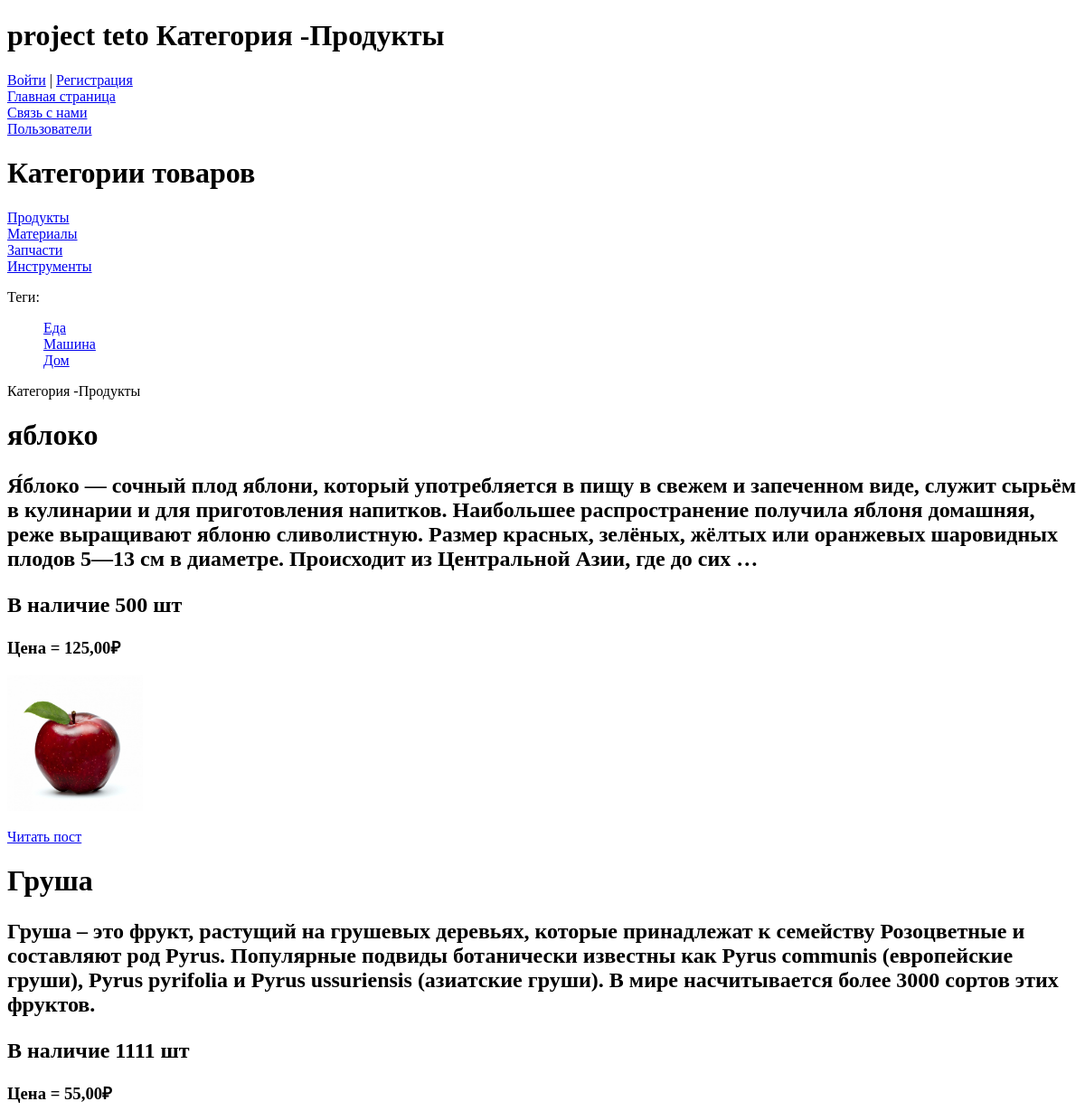
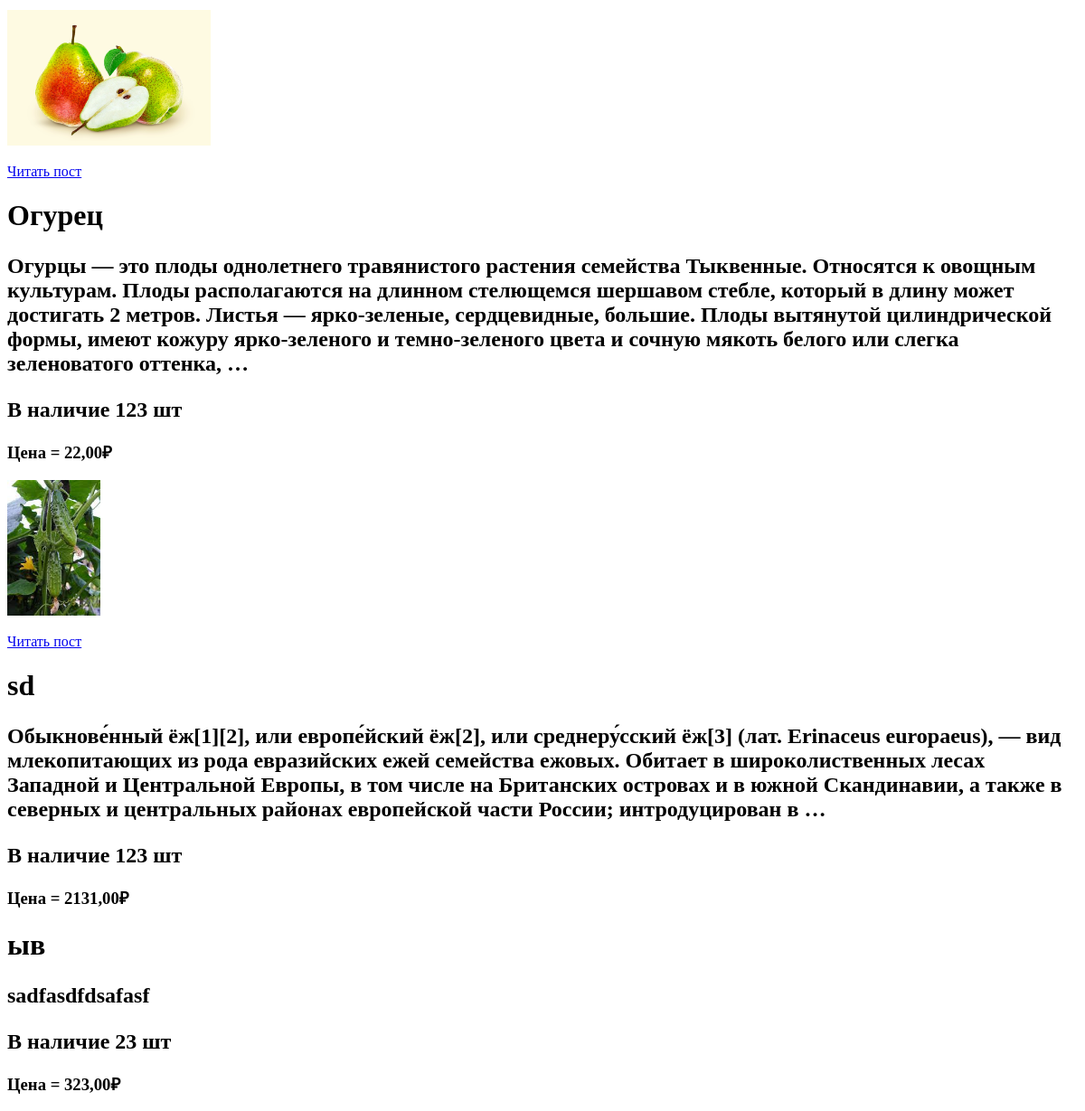
Before: /category/Produkty/ with the older database file (2 pictures, top to bottom).
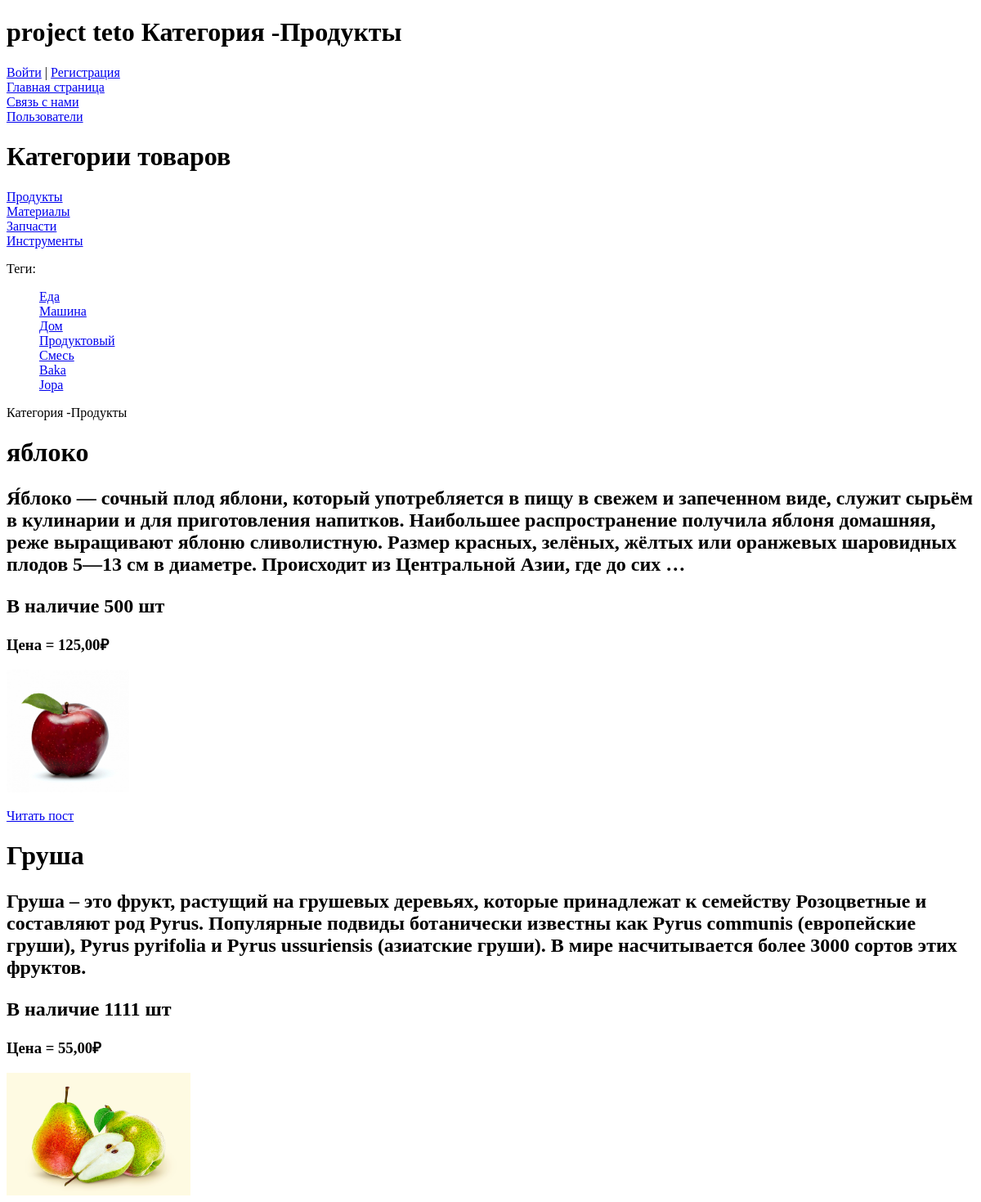
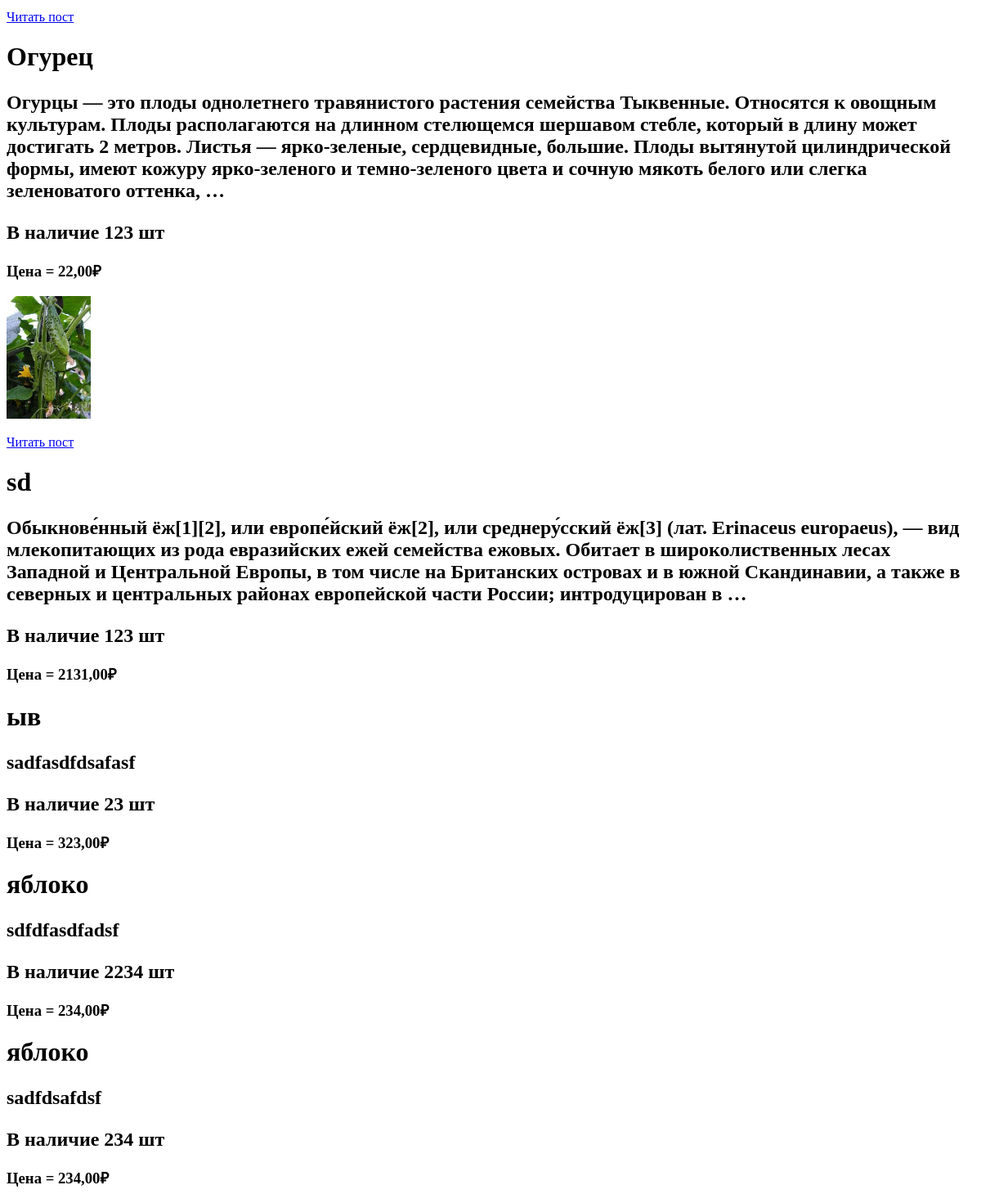
After: the same page with the newer database file (2 pictures, top to bottom).
### teto/models.py (models this page shows, shortened)
class Category(models.Model):
    name = models.CharField(max_length = 255, db_index = True,)
    slug = models.CharField(max_length = 255, db_index = True, unique = True)
    def get_absolute_url(self):
        return reverse("category", kwargs={"cat_slug" : self.slug })

class TetoTagPost(models.Model):
    tag = models.CharField(max_length=100, db_index=True)
    slug = models.SlugField(max_length=255, unique=True, db_index=True)
    def get_absolute_url(self):
        return reverse('tag', kwargs={'tag_slug': self.slug})

class Product(models.Model):
    title = models.CharField(max_length = 255,verbose_name="Название",)
    slug = models.SlugField(unique = True, db_index = True, verbose_name="URL",
                            validators=[MinLengthValidator(4, message="минимальное количество символов в Url, дожно быть 4"),
                            MaxLengthValidator(10,message='Больше 10 нельзя!')])
    content = models.TextField(blank = True, verbose_name="Описание")
    photo = models.ImageField(upload_to="photos/", default=None, blank=True, null=True, verbose_name="Фото")
    time_create = models.DateTimeField(auto_now_add=True, verbose_name="Дата создания")
    time_update = models.DateTimeField(auto_now=True, verbose_name="Дата изменения")
    price = models.DecimalField( max_digits = 7, decimal_places = 2, verbose_name="Цена")
    quantity = models.IntegerField( default=0, validators=[MinValueValidator(0), MaxValueValidator(10000)], verbose_name="Количество")
    cat = models.ForeignKey("Category", on_delete = models.PROTECT, verbose_name="Категория товара",)
    tags = models.ManyToManyField('TetoTagPost', blank=True, related_name='tags', verbose_name="Теги")
    def get_absolute_url(self):
        return reverse("post", kwargs={"post_slug":self.slug})

### teto/views.py (the view)
# urls.py: path("category/<slug:cat_slug>/", tetoCategory.as_view(), name = "category" ),
class tetoCategory(DataMixin, ListView):
    template_name = "teto/index.html"
    context_object_name = 'posts'
    def get_queryset(self):
        return Product.objects.all().filter(cat__slug = self.kwargs['cat_slug']).select_related("cat")
    def get_context_data(self, *, object_list=None, **kwargs):
        context = super().get_context_data(**kwargs)
        c_def = self.get_user_context()
        cat1 = context["posts"][0].cat
        context["title"] = "Категория -" + cat1.name
        return dict(list(context.items()) + list(c_def.items()))

### teto/templatetags/teto_tags.py (called while the page is built)
@register.inclusion_tag('teto/list_categories.html')
def show_category():
    cats = Category.objects.all()
    return {"cats":cats}

@register.inclusion_tag('teto/list_tags.html')
def show_all_tags():
    return {'tags': TetoTagPost.objects.all()}

### teto/utils.py (called while the page is built)
    def get_user_context(self,**kwargs):
        context = kwargs
        context["points"] = points
        return context

### teto/templates/teto/index.html
{% extends "base.html" %}
{% block next %}
    {{ title }}
    {% for i in posts %}
    <h1>{{ i.title }}  </h1><p></p>
    <h2>{{ i.content |linebreaks|truncatewords:50 }}  </h2><p></p>
    <h2> В наличие {{ i.quantity }} шт</h2>
    <h3>Цена  = {{ i.price  }}₽ </h3><p></p>
    {% if i.photo %}
    <img src="{{i.photo.url}}" alt="{{i.title}}" height="150" width="auto"><p></p>
    <a href = "{{ i.get_absolute_url }}"> Читать пост</a>
    {% endif %}
    {% endfor %}
{% endblock %}

### teto/templates/teto/list_categories.html
{% for cat in cats %}
<li><a href="{{ cat.get_absolute_url }}">{{cat.name}}</a></li>
{% endfor %}

### teto/templates/teto/list_tags.html
    <p>Теги:</p>
    <ul class="tags-list">
        {% for t in tags %}
        <li><a href="{{t.get_absolute_url}}">{{t.tag}}</a></li>
        {% endfor %}
    </ul>

Changed rows visible on the page:
added TetoTagPost: tag "Продуктовый"
added TetoTagPost: tag "Смесь"
added TetoTagPost: tag "Baka"
added TetoTagPost: tag "Jopa"
added Product: title "яблоко", content "sdfdfasdfadsf", quantity "2234", price "234,00"
added Product: title "яблоко", content "sadfdsafdsf", quantity "234", price "234,00"
